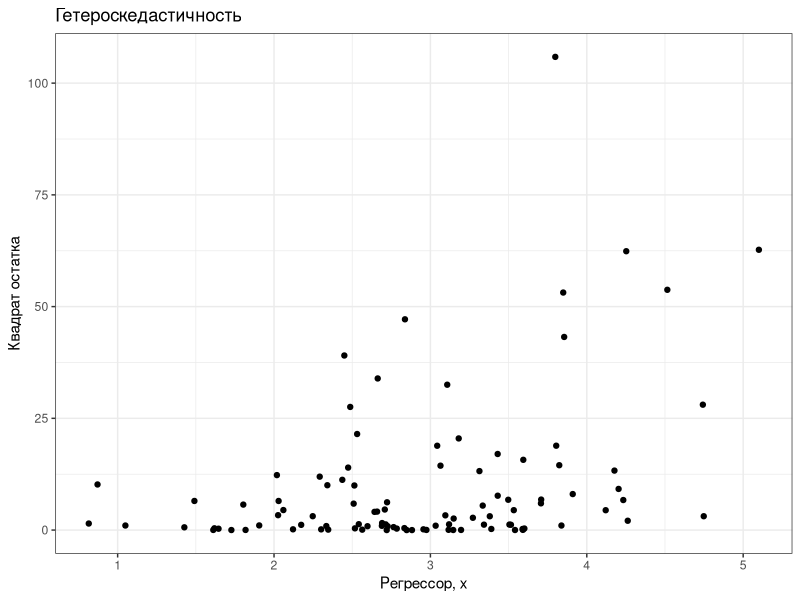
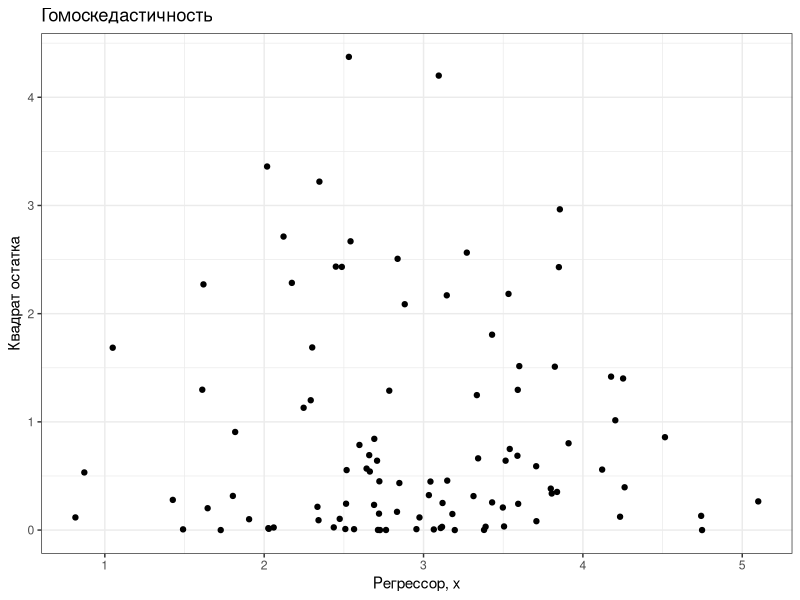
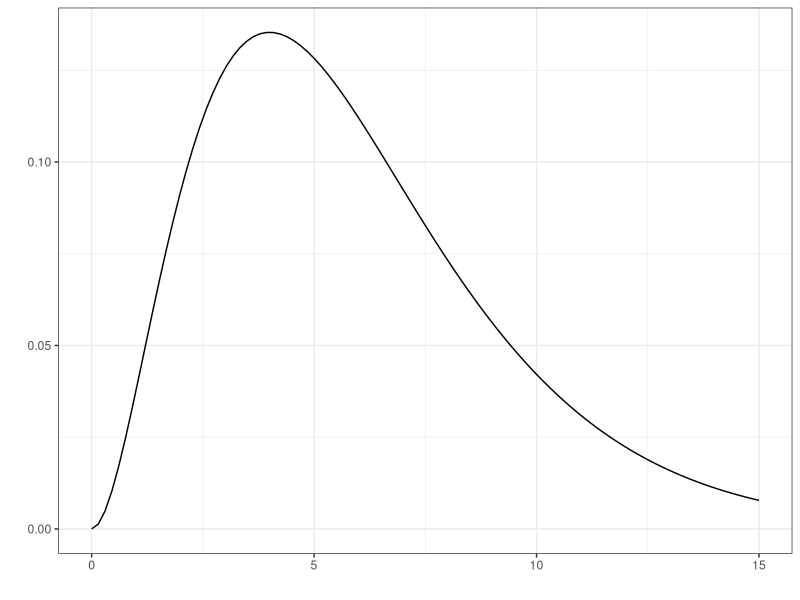
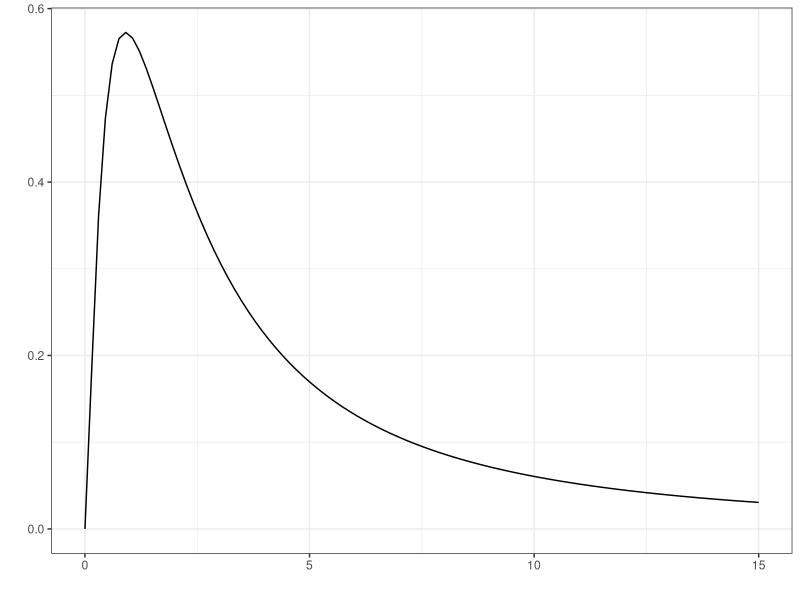
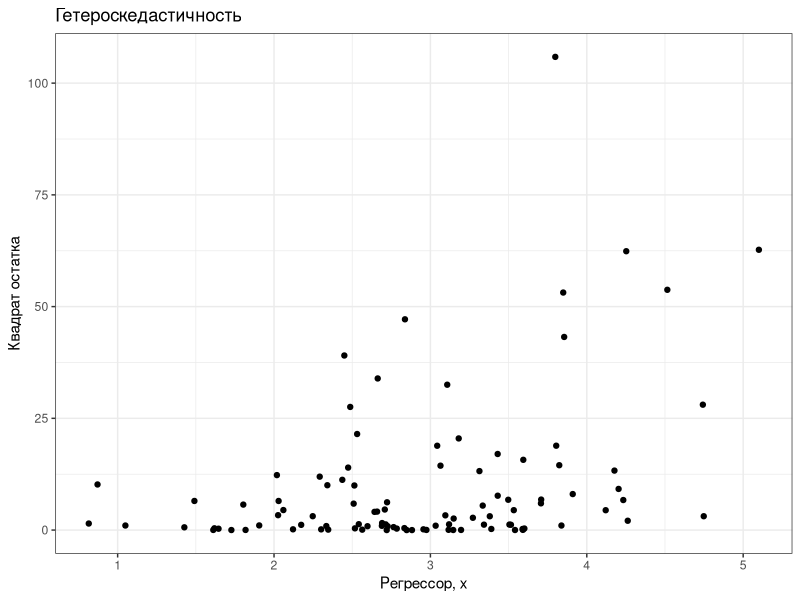
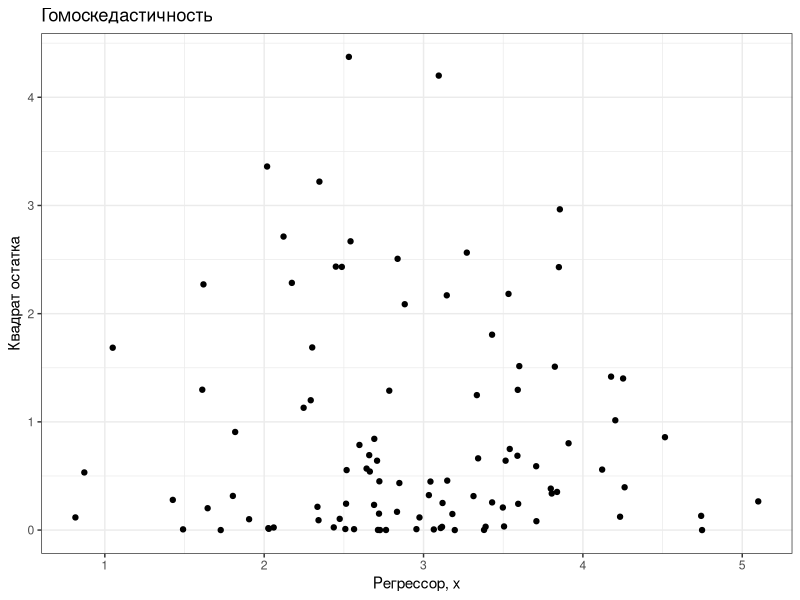

These figures' R source, in order:
# графики к лекции 5 по гетероск

x <- rnorm(100,mean=3)
eps <- rnorm(100,mean=1)*x
y <- 3+2*x+eps

model <- lm(y~x)
library("ggplot2")

r <- resid(model)
qplot(x,r^2,xlab = "Регрессор, x", ylab="Квадрат остатка",
      main = "Гетероскедастичность") + theme_bw()

ggsave("graph_02_getero.png",scale=1)
eps2 <- rnorm(100,mean=1)
y2 <- 3+2*x+eps2

model2 <- lm(y2~x)
library("ggplot2")

r2 <- resid(model2)
qplot(x,r2^2,xlab = "Регрессор, x", ylab="Квадрат остатка", 
      main = "Гомоскедастичность") + theme_bw()
?ggsave
ggsave("graph_01_gomo.png",scale=1)




x <- seq(0,15,length=100)
ychi <- dchisq(x,df=6)
qplot(x,ychi,xlab="",ylab="",geom="line") + theme_bw()

xf <- seq(0,5,length=100)
yf <- df(xf,df1=5,df2=2)
qplot(x,yf,xlab="",ylab="",geom="line") + theme_bw()




